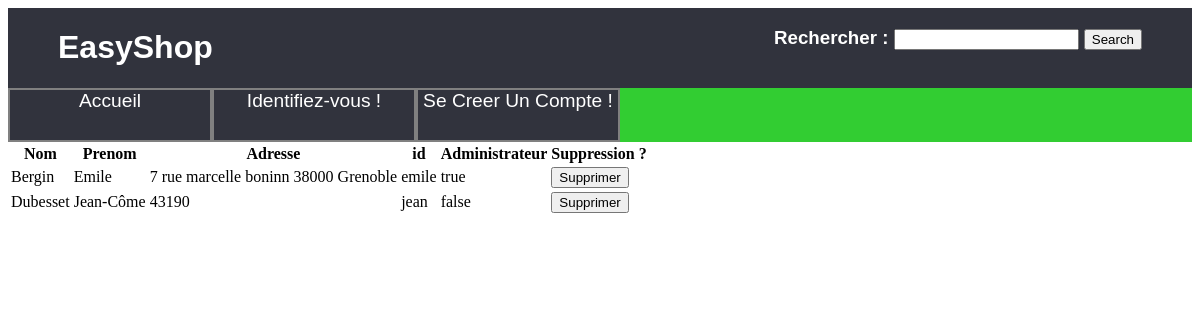
Page /controleur/afficherParametreAdmin.ctrl.php on the committed database.
### tables this page shows
CREATE TABLE clients (
	nom varchar(100),
	prenom varchar(100),
	adresse varchar(100),
	id varchar(100) PRIMARY KEY,
	password varchar(100),
	administrateur boolean
);

### controleur/afficherParametreAdmin.ctrl.php (called while the page is built, shortened)
<?php
    include_once('../model/DAO.class.php');
    $GLOBALS['clients']=$dao->getClients();
    include('../vue/VueParametreAdmin.php');
 ?>

### model/DAO.class.php (called while the page is built, shortened)
<?php
    class DAO {
        private $db;
        private $database = 'sqlite:../data/DB.db';
        function __construct() {
            try {
                $this->db= new PDO($this->database);
            } catch(PDOException $e){
                die("erreur de connexion:".$e->getMessage());
            }
        }
        function getClients(): array {
            $req="Select * from clients;";
            $sth=$this->db->query($req);
            $result=$sth->fetchAll(PDO::FETCH_CLASS,'clients');
            return $result;
        }
    }
    ?>

### vue/VueParametreAdmin.php (the view, shortened to what this page needs)
<!DOCTYPE html>
<html lang="fr">
      <head>
            <link rel="stylesheet" type="text/css" href="../vue/styleAccueil.css">
      </head>
      <body>
        <?php include_once('../vue/VueBandeauSite.php') ?>
      <footer>
          <table>
              <tr>
                  <th>Nom</th><th>Prenom</th><th>Adresse</th><th>id</th><th>Administrateur</th><th>Suppression ?</th>
              </tr>
              <?php foreach ($GLOBALS['clients'] as $value) {
                  echo '<tr>';
                  echo '<td>'.$value->nom.'</td>'.'<td>'.$value->prenom.'</td>'.'<td>'.$value->adresse.'</td>'.'<td>'.$value->id.'</td>'.'<td>'.$value->administrateur.'</td>';
                  echo'<td>';
                  echo '<form action="suppresionClientParAdministrateur.ctrl.php" method="post">
                      <input type="hidden" name="id" value="'.$value->id.'">
                      <input type="submit" value="Supprimer">
                      </form>';
                  echo'</td>';
                  echo '</tr>';
              } ?>
          </table>
      </footer>
    </body>
</html>

### vue/styleAccueil.css (style rules this page uses)
footer { display: flex; flex: wrap; }

### rows in the picture
clients: nom "Bergin", prenom "Emile", adresse "7 rue marcelle boninn 38000 Grenoble", id "emile", administrateur "true"
clients: nom "Dubesset", prenom "Jean-Côme", adresse "43190", id "jean", administrateur "false"
